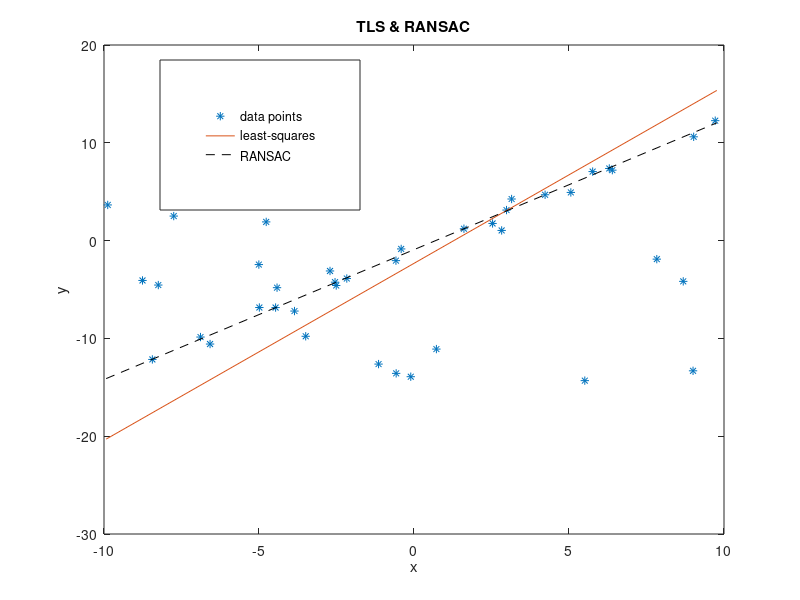

Here is the MATLAB script that generated this plot:
% Task 4: Fit lines to data points, using total least squares and 
% RANSAC + total least squares

% Clear up
clc;
close all;
clearvars;

% Begin by loading data points from linedata.mat
load linedata

N = length(xm); % number of data points

% Plot data
plot(xm, ym, '*'); hold on;
xlabel('x') 
ylabel('y')
title('TLS & RANSAC') % OBS - CHANGE TITLE!
x_fine = [min(xm)-0.05,max(xm)+0.05]; % used when plotting the fitted lines

%% Fit a line to these data points with total least squares
% Here you should write code to obtain the p_ls coefficients (assuming the
% line has the form y = p_ls(1) * x + p_ls(2)).

data = [xm, ym];

N = length(xm);

% % 计算系数矩阵
% A = [sum(xm.^2) - (1/N)*(sum(xm))^2, sum(xm .* ym) - (1/N)*(sum(xm))*(sum(ym));
%      sum(xm .* ym) - (1/N)*(sum(xm))*(sum(ym)), sum(ym.^2) - (1/N)*(sum(ym))^2];
% 
% % 计算特征值和特征向量
% [V, D] = eig(A);
% 
% % % 提取特征值和特征向量
% % lambda1 = D(1, 1);
% % lambda2 = D(2, 2);
% % a1 = V(1, 1);
% % a2 = V(2, 1);
% % b1 = V(1, 2);
% % b2 = V(2, 2);
% % 
% % % 计算c
% % c = -(1/N)*(a1*sum(xm) + b1*sum(ym));
% % 
% % p_ls= -a1/b1;
% % c_ls=-c/b1;
% 
% 
% % 提取特征向量对应的特征值
% eigenvalues = diag(D);
% 
% % 找到最小特征值的索引
% [~, min_index] = min(eigenvalues);
% 
% % 提取对应于最小特征值的特征向量
% min_eigenvector = V(:, min_index);
% 
% % 提取直线的系数 A、B、C
% a = min_eigenvector(1);
% b = min_eigenvector(2);
% c = -(1/N)*(a*sum(xm) + b*sum(ym));
% p_ls= -a/b;
% c_ls=-c/b;

%% Fit a line to these data points with total least squares
% Here you should write code to obtain the p_ls coefficients (assuming the
% line has the form y = p_ls(1) * x + p_ls(2)).

data = [xm, ym];

N = length(xm);


% 计算数据点的均值
mean_x = mean(xm);
mean_y = mean(ym);

% 计算特征值矩阵的各项元素
N = length(xm);
Sxx = sum(xm.^2) - (1/N) * (sum(xm))^2;
Syy = sum(ym.^2) - (1/N) * (sum(ym))^2;
Sxy = sum(xm.*ym) - (1/N) * (sum(xm)) * (sum(ym));

% 构建特征值矩阵
A = [Sxx, Sxy; Sxy, Syy];

% 计算特征值和特征向量
[V, D] = eig(A);

% 提取特征值和特征向量
eigenvalues = diag(D);
eigenvector = V(:, 1); % 选择第一个特征向量

% 归一化特征向量，使得A^2 + B^2 = 1
eigenvector = eigenvector / sqrt(eigenvector(1)^2 + eigenvector(2)^2);

% 提取直线的系数 A、B 和 C
a = eigenvector(1);
b = eigenvector(2);
c = -(a * mean_x + b * mean_y);

% 输出直线的系数
fprintf('拟合的直线方程：%.2f*x + %.2f*y + %.2f = 0\n', a, b, c);

p_ls= -a/b;
c_ls=-c/b;

% Plot the TLS line
plot(x_fine, p_ls * x_fine + c_ls);

% Display the TLS line equation
fprintf('TLS Line Equation: y = %.4fx + %.4f\n', p_ls, c_ls);

%% Fit a line to these data points using RANSAC and total least squares on the inlier set.

numIterations = 1000;
inlierThreshold = 0.1; % Adjust as needed
minInliers = 2; % Minimum number of inliers for a valid model

bestModel = struct('slope', 0, 'intercept', 0);
bestInliers = [];
bestInlierCount = 0;

for iteration = 1:numIterations
    % Randomly sample two data points
    sampleIndices = randperm(N, 2);
    xSample = xm(sampleIndices);
    ySample = ym(sampleIndices);

    % Calculate the line parameters (slope and intercept)
    slope = (ySample(2) - ySample(1)) / (xSample(2) - xSample(1));
    intercept = ySample(1) - slope * xSample(1);

    % Calculate distances to the line for all data points
    distances = abs(slope * xm + intercept - ym);

    % Find inliers (data points within the threshold)
    inliers = find(distances < inlierThreshold);
    inlierCount = length(inliers);

    % Update the best model if more inliers are found
    if inlierCount > bestInlierCount
        bestInlierCount = inlierCount;
        bestInliers = inliers;
        bestModel.slope = slope;
        bestModel.intercept = intercept;
    end
end

% Refit the best model using all inliers
xInliers = xm(bestInliers);
yInliers = ym(bestInliers);
bestModel.slope = (mean(xInliers) * mean(yInliers) - mean(xInliers .* yInliers)) / ...
                  (mean(xInliers)^2 - mean(xInliers.^2));
bestModel.intercept = mean(yInliers) - bestModel.slope * mean(xInliers);

% Plot the best fit line
x_fine = [min(xm) - 0.05, max(xm) + 0.05];
plot(x_fine, bestModel.slope * x_fine + bestModel.intercept, 'k--');

% Display the best-fit line equation
fprintf('RANSAC Line Equation: y = %.4fx + %.4f\n', bestModel.slope, bestModel.intercept);

% Legend --> show which line corresponds to what (if you need to
% re-position the legend, you can modify rect below)
h=legend('data points', 'least-squares','RANSAC');
rect = [0.20, 0.65, 0.25, 0.25];
set(h, 'Position', rect)

% After having plotted both lines, it's time to compute errors for the
% respective lines. Specifically, for each line (the total least squares and the
% RANSAC line), compute the least square error and the total
% least square error. For the RANSAC solution compute errors on inlier set. 
% Note that the error is the sum of the individual
% squared errors for each data point! In total you should get 4 errors. Report these
% in your report, and comment on the results. OBS: Recall the distance formula
% between a point and a line from linear algebra, useful when computing orthogonal
% errors!

% WRITE CODE BELOW TO COMPUTE THE 4 ERRORS
A_ls = -p_ls;
B_ls = 1;

% 计算 RANSAC 线的系数 A 和 B（仅限内点）
A_ransac = -bestModel.slope;
B_ransac = 1;

% 计算 TLS 误差平方和（点到拟合直线上的垂线段的长度的平方和）
% tls_error_sum_ls = sum(abs(A_ls * xm + B_ls * ym + c_ls) ./ sqrt(A_ls^2 + B_ls^2)).^2;
tls_error_sum_ls = sum(((p_ls * xm + c_ls - ym).^2) / (1+p_ls^2));

% 计算 RANSAC TLS 误差平方和（仅限内点）
% tls_error_sum_ransac = sum(abs(A_ransac * xInliers + B_ransac * yInliers + bestModel.intercept) ./ sqrt(A_ransac^2 + B_ransac^2)).^2;
tls_error_sum_ransac = sum(((bestModel.slope * xInliers + bestModel.intercept - yInliers).^2) / (1+bestModel.slope^2));

% 计算总最小二乘法线的预测值
y_ls = p_ls * xm + c_ls;

% 计算 RANSAC 线的预测值（仅限内点）
y_ransac = bestModel.slope * xInliers + bestModel.intercept;

% 计算垂直误差（最小二乘法线）
vertical_errors_ls = ym - y_ls;

% 计算垂直误差（RANSAC 线，仅限内点）
vertical_errors_ransac = yInliers - y_ransac;

% 计算误差平方和
ls_vertical_error_sum = sum(vertical_errors_ls.^2);

ransac_vertical_error_sum = sum(vertical_errors_ransac.^2);

% 输出四个误差
fprintf('LS Vertical Error Sum: %.2f\n', ls_vertical_error_sum);
fprintf('LS Total Error Sum: %.2f\n', tls_error_sum_ls);
fprintf('RANSAC Vertical Error Sum (Inliers Only): %.2f\n', ransac_vertical_error_sum);
fprintf('RANSAC Total Error Sum (Inliers Only): %.2f\n', tls_error_sum_ransac);